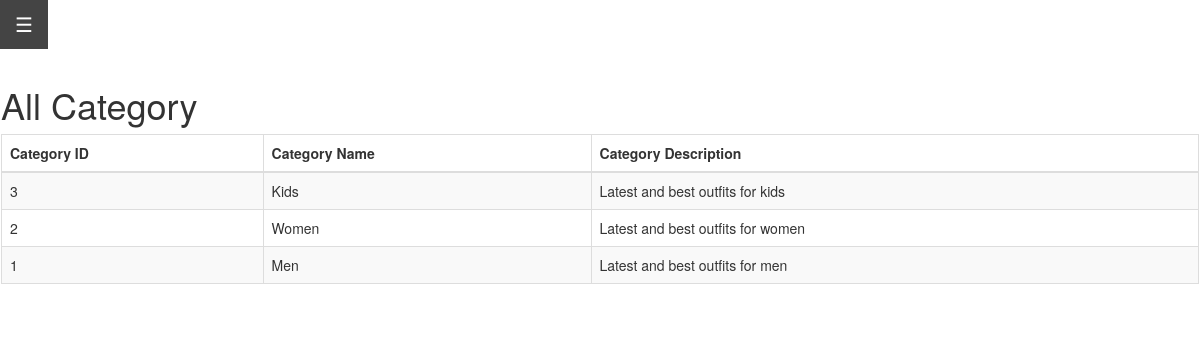
Screenshot of /admin/allcategories.php (signed in) with the database file from the repository.
### tables this page shows
CREATE TABLE `category` (
  `cat_id` int(10) NOT NULL,
  `cat_title` text NOT NULL,
  `cat_desc` text NOT NULL
);

### admin/allcategories.php (the view, shortened to what this page needs)
<?php
include('../db.php');
$query = "SELECT * FROM category ORDER BY cat_id DESC";
$result = mysqli_query($con, $query);
?>
<!DOCTYPE html>
<html lang="en">
<head>
    <link rel="stylesheet" href="inclueds/sidebar.css">
    <link rel="stylesheet" href="https://maxcdn.bootstrapcdn.com/bootstrap/3.4.1/css/bootstrap.min.css">
    <link rel="stylesheet" href="https://stackpath.bootstrapcdn.com/font-awesome/4.7.0/css/font-awesome.min.css">
    <link rel="stylesheet" type="text/css" href="https://cdn.jsdelivr.net/npm/toastify-js/src/toastify.min.css">
</head>
<body>
<div class="row">
        <div class="col-lg-2">
        <?php include 'inclueds/sidebar.php'; ?>
        </div>
        <div class="col-lg-12" id="main">
        <h1>All Category</h1>
        <table class="table table-striped table-bordered">
    <thead>
        <tr>
            <th scope="col">Category ID</th>
            <th scope="col">Category Name</th>
            <th scope="col">Category Description</th>
        </tr>
    </thead>
    <tbody>
        <?php
        while ($row = mysqli_fetch_assoc($result)) {
            echo '<tr>';
            echo '<td>' . $row['cat_id'] . '</td>';
            echo '<td>' . $row['cat_title'] . '</td>';
            echo '<td>' . $row['cat_desc'] . '</td>';
            echo '</tr>';
        }
        ?>
    </tbody>
</table>
</div>

### admin/inclueds/sidebar.css (style rules this page uses)
body { font-family: "Lato", sans-serif; }
#main { transition: margin-left 0.5s; padding: 16px; }

### rows the page displays
category: cat_id "3", cat_title "Kids", cat_desc "Latest and best outfits for kids"
category: cat_id "2", cat_title "Women", cat_desc "Latest and best outfits for women"
category: cat_id "1", cat_title "Men", cat_desc "Latest and best outfits for men"
